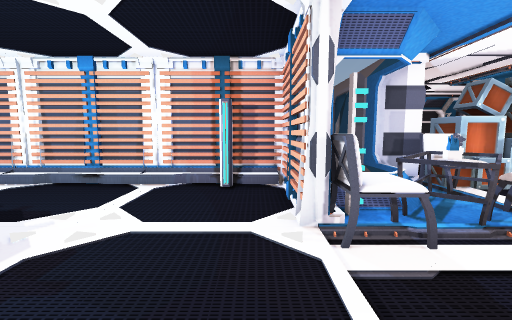
[1] (above)

22 first-person views from a walk through a 3-D level made in the Unity game engine. The camera is 1.5 m above the floor, tilts 6° down and sees 90° across. Doors are open. The floor is counted in squares, 1 m on a side. Each view is taken from the middle of a square. On the plan, view 1 faces up. The plan holds only what a view shows up to about 13 squares ahead; the rest is blank. The place goes on beyond the plan.

[2]
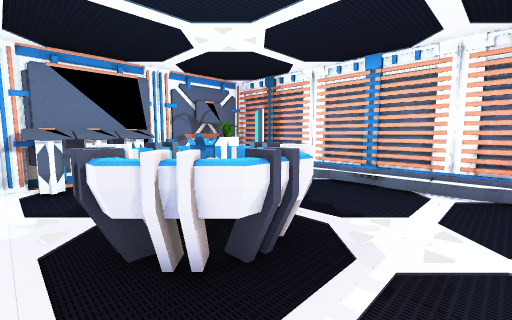

[3]
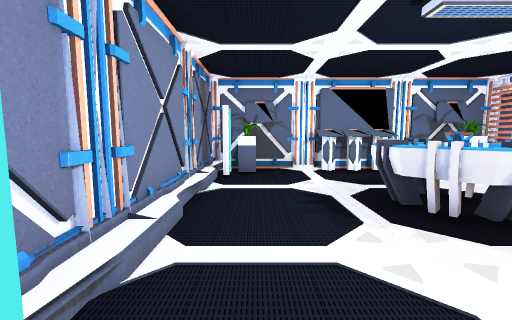

[4]
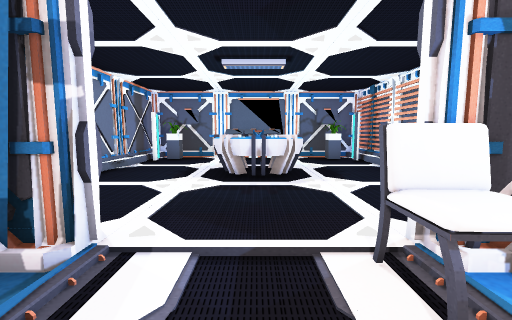

[5]
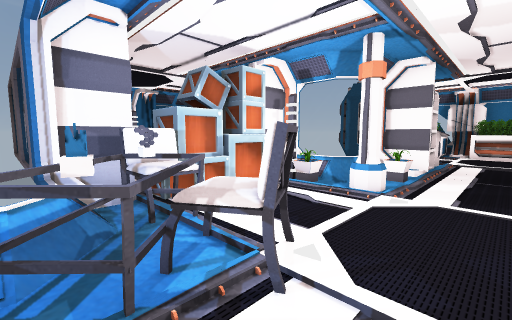

[6]
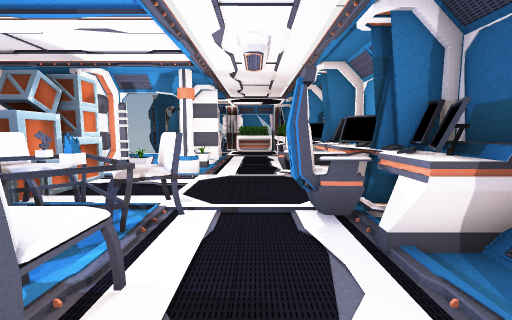

[7]
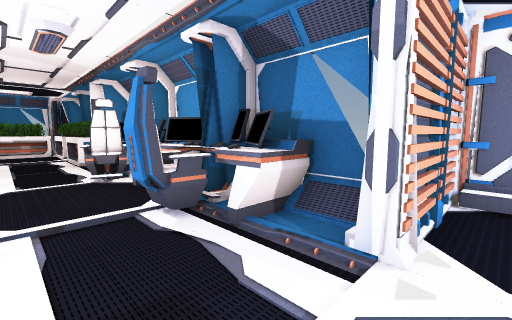

[8]
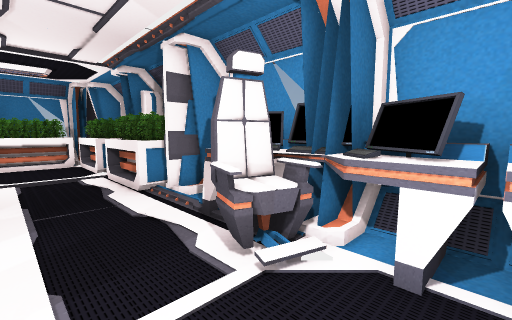

[9]
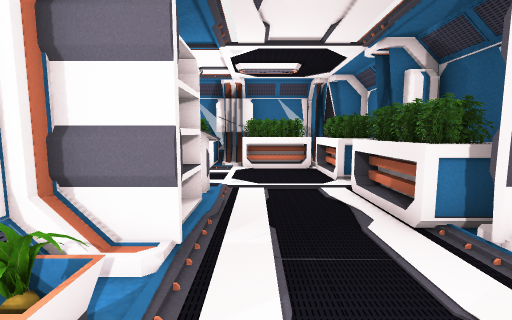

[10]
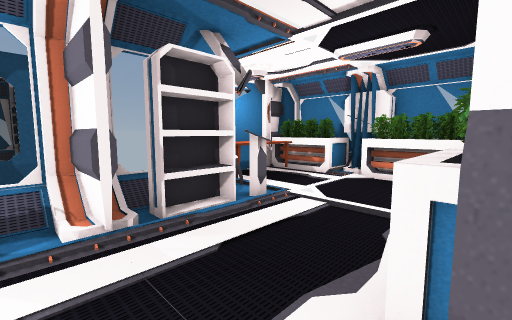

[11]
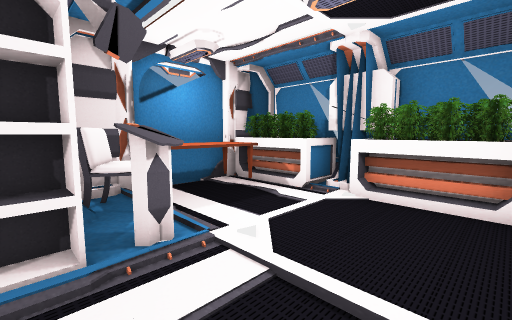

[12]
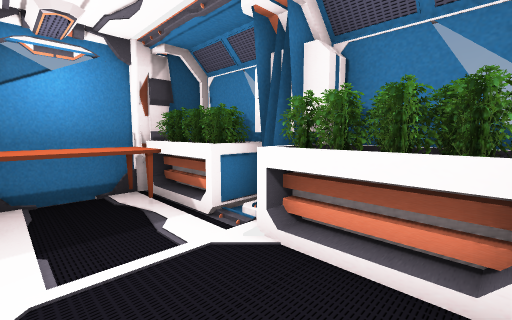

[13]
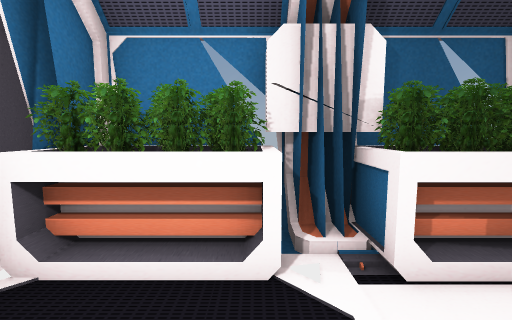

[14]
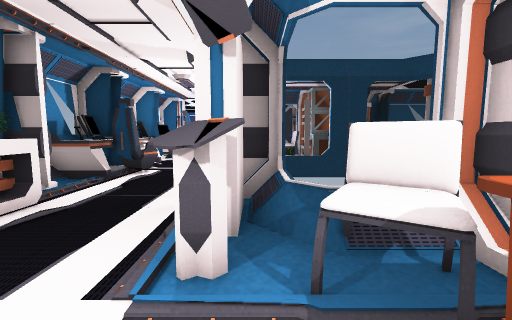

[15]
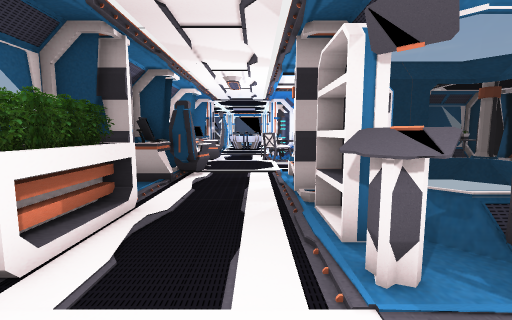

[16]
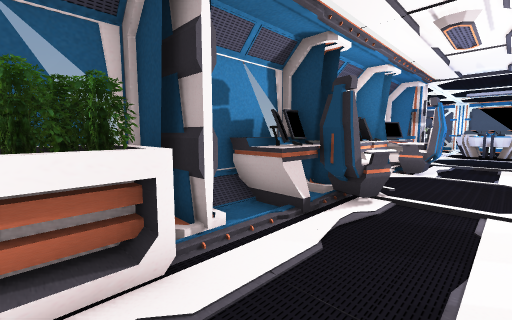

[17]
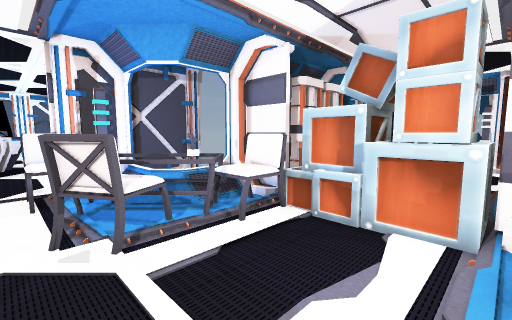

[18]
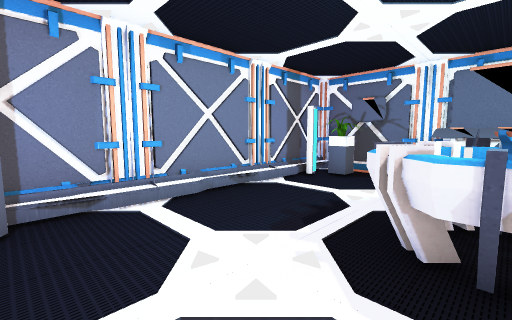

[19]
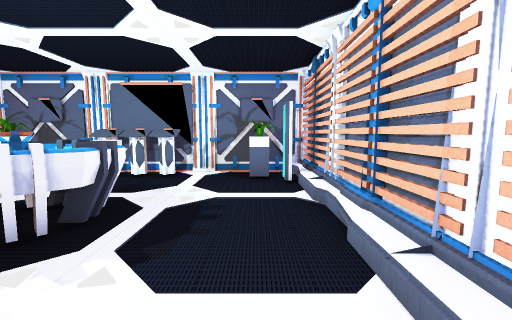

[20]
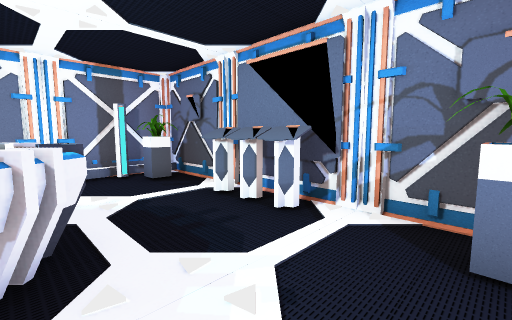

[21]
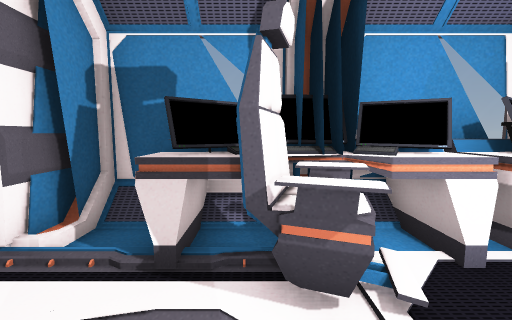

[22]
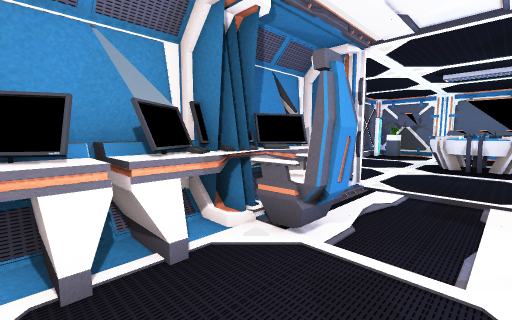

### Floor plan
Points are (right, up) in squares from view 1. A wall is a line through its corners. A room is listed if a view was taken in it or the views show most of it. See-through windows are left out.
Room 1 (views 1, 2, 3, 6, 7, 18, 19, 20)
walls: (-10.5, 0.4) (-10.9, 0); (-4.7, -3.8) (-4.3, -4.1); (0.8, 3.9) (0.8, 7.8) (-10.8, 7.8) (-10.8, -3.8) (0.8, -3.8) (0.8, 0.1); (-6.9, -4) (-6.5, -3.5); (-2.1, -3.7) (-1.6, -4) (-1.1, -3.7); (-10.9, 5) (-10.6, 4.6); (-9.4, -3.4) (-8.5, -4.1)
low walls: (-6.5, -3.5) (-5.9, -3.9); (-4.2, -3.7) (-3.8, -4); (-10.7, 5.2) (-10.9, 5); (-2.2, -4) (-1.6, -3.6)
ways out: open door at (1, 2) to room 2
objects: plant (-10, -2); console (-10, 0); console (-10, 1); console (-10, 2) to (-10, 3); plant (-10, 6); projector (-7, 1) to (-4, 4)
Room 2 (views 4, 5, 8, 9, 10, 17, 21, 22)
walls: (2.9, 5.3) (1.2, 5.3) (1.2, 3.9); (4.9, 7.5) (3.4, 7.5); (5.1, 8.2) (5.1, 7.8) (3.7, 7.8) (3.7, 6.1); (12.5, 4.1) (12.5, 5.6); (10.3, 7.8) (8.9, 7.8); (12.9, 3.9) (12.9, 5.4); (1.4, 0.1) (1.4, -1.5) (12.5, -1.5) (12.5, -0.1); (1.2, 0.1) (1.2, -1); (12.9, -1.1) (12.9, 0.1)
low walls: (10.7, 5.5) (10.2, 6); (3.7, 6.1) (2.9, 5.3); (11, 5.5) (10.5, 6); (13.4, 4.5) (13.4, 5.1)
ways out: open door at (1, 2) to room 1; open door at (13, 2) to room 3
objects: chair (2, 3) to (2, 4); desk (3, -1) to (7, 0); table (3, 4) to (4, 6); other object (4, 1) to (5, 1); chair (4, 3) to (6, 5); chair (5, 6) to (6, 7); other object (6, 8); other object (7, 7) to (7, 8); other object (7, 9); desk (8, -1) to (11, 0); other object (8, 7) to (8, 8); other object (8, 9) to (9, 9); other object (9, 1) to (10, 1); column (9, 4) to (10, 5); plant (9, 6); other object (9, 7); plant (11, 4)
Room 3 (views 11, 12, 13, 14, 15, 16)
walls: (14.3, 5.3) (13.4, 5.3); (21.5, 0.4) (22.5, 0.4) (22.5, 3.5); (21.4, 0.1) (22.3, 0.1); (17.9, -1.5) (20.5, -1.5) (20.5, -0.5); (22.5, 4.5) (22.5, 7.4); (17.5, 7.8) (15.7, 7.8); (20.9, -0.9) (20.9, -0.4); (13.5, 5.6) (13.5, 4.6); (21.9, -0.5) (22.3, -0.1) (22.3, 0.5); (21.4, -1) (21.8, -0.6); (13.1, 5.4) (13.1, 3.9); (20.5, 8.1) (17.8, 8.1); (13.1, 0.1) (13.1, -1.1); (13.5, -0.5) (13.5, -1.5); (14, -1.5) (16.4, -1.5); (21.9, 7.8) (20, 7.8)
low walls: (15.7, 6.1) (15, 5.4); (15.7, 6.6) (15.7, 5.9) (15.2, 5.4)
ways out: open door at (13, 2) to room 2
objects: other object (14, -1) to (17, 0); shelf (14, 4) to (15, 5); shelf (16, -1) to (18, -1); console (16, 4) to (17, 5); console (16, 5); chair (16, 6) to (17, 7); other object (18, -1) to (21, 0); table (18, 6) to (20, 7); other object (21, 1) to (22, 4); other object (21, 5) to (22, 7); shelf (22, 3) to (22, 5)

Where each view was taken, in squares from view 1:
view 1: 0 up, 0 right, facing up
view 2: 0 up, 2 left, facing up-left
view 3: 2 down, 0 right, facing left
view 4: 2 up, 4 right, facing left
view 5: 2 up, 3 right, facing up-right
view 6: 2 up, 0 right, facing right
view 7: 3 up, 0 right, facing down-right
view 8: 3 up, 7 right, facing down-right
view 9: 3 up, 10 right, facing right
view 10: 0 up, 12 right, facing up-right
view 11: 1 up, 15 right, facing up-right
view 12: 1 up, 18 right, facing up-right
view 13: 3 up, 18 right, facing down
view 14: 5 up, 19 right, facing left
view 15: 3 up, 19 right, facing left
view 16: 3 up, 15 right, facing down-left
view 17: 3 up, 9 right, facing up-left
view 18: 2 up, 1 left, facing down-left
view 19: 6 up, 1 left, facing left
view 20: 6 up, 6 left, facing down-left
view 21: 3 up, 10 right, facing down
view 22: 3 up, 8 right, facing down-left
